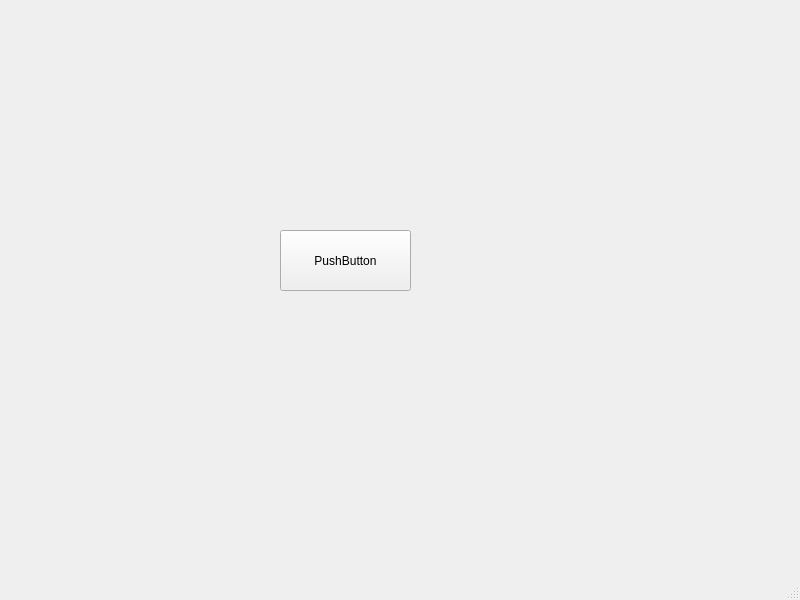
<?xml version="1.0" encoding="UTF-8"?>
<ui version="4.0">
 <class>MainWindow</class>
 <widget class="QMainWindow" name="MainWindow">
  <property name="geometry">
   <rect>
    <x>0</x>
    <y>0</y>
    <width>800</width>
    <height>600</height>
   </rect>
  </property>
  <property name="windowTitle">
   <string>MainWindow</string>
  </property>
  <widget class="QWidget" name="centralwidget">
   <widget class="QPushButton" name="pushButton">
    <property name="geometry">
     <rect>
      <x>280</x>
      <y>230</y>
      <width>131</width>
      <height>61</height>
     </rect>
    </property>
    <property name="text">
     <string>PushButton</string>
    </property>
   </widget>
  </widget>
  <widget class="QMenuBar" name="menubar">
   <property name="geometry">
    <rect>
     <x>0</x>
     <y>0</y>
     <width>800</width>
     <height>21</height>
    </rect>
   </property>
  </widget>
  <widget class="QStatusBar" name="statusbar"/>
 </widget>
 <resources/>
 <connections/>
</ui>
